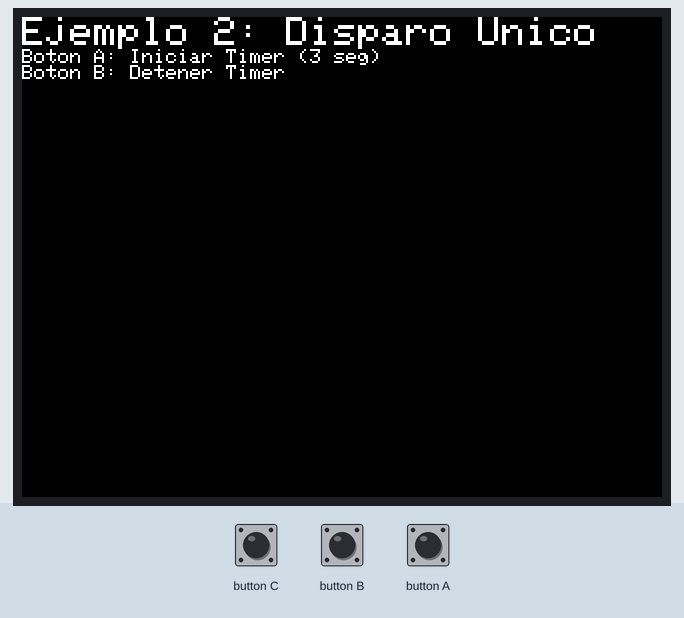
Bench run of a sketch on a simulated ESP32. Parts: 320×240 colour display. The test bench sets the inputs (shaded band). What the sketch prints to the serial monitor is not drawn.

Above: at 1.4 s.
1.5 s: button A pressed for 0.15 s
At 2.1 s:
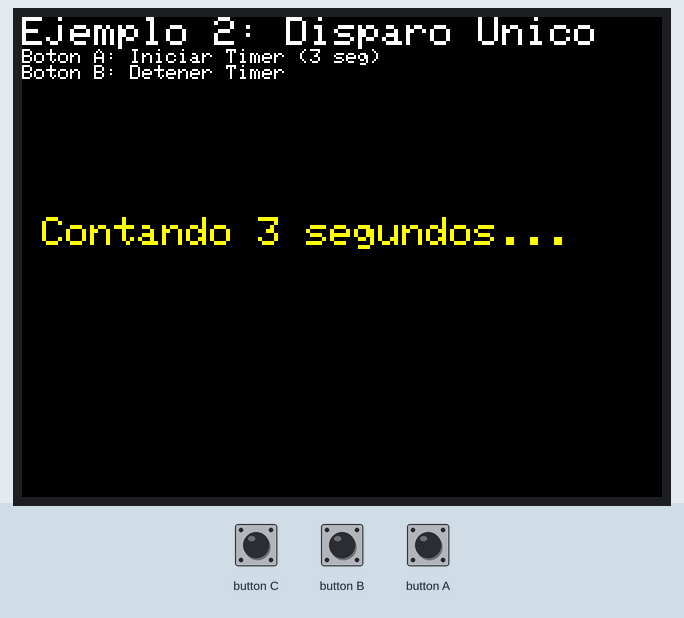
4.6 s: button B pressed for 0.15 s
At 4.61 s:
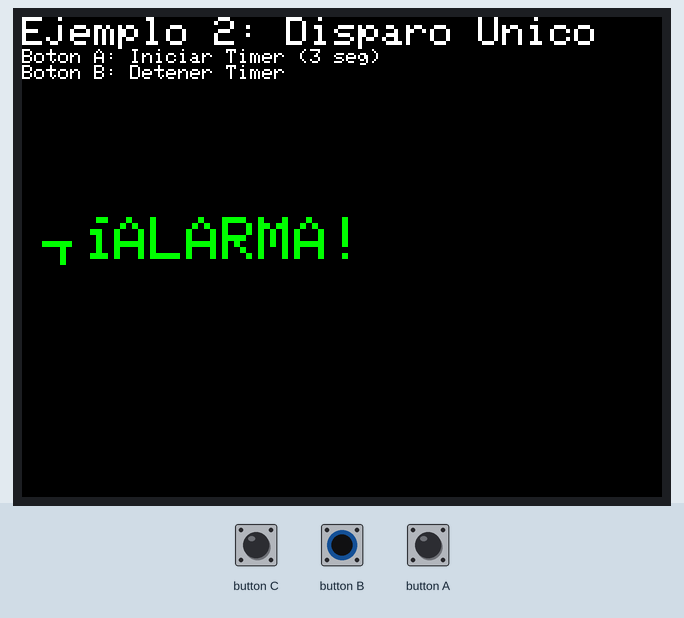
At 5.6 s:
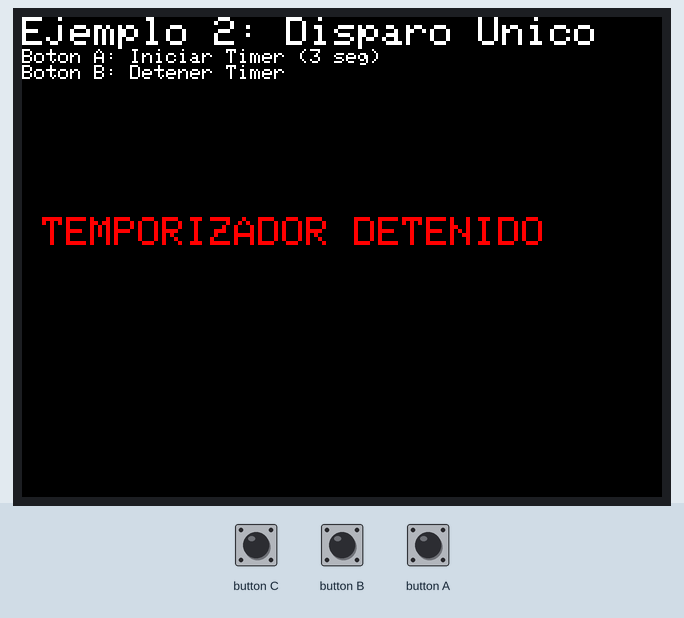
Timing chart, 0 to 7.6 s (numbered marks = the images above; inputs shaded):
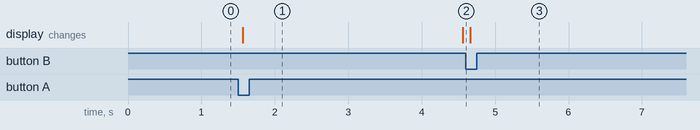

Measured:
- after the input at 1.5 s, the display: changes after 0.06 s (image 1)
- after the input at 4.6 s, the display: changes after 0.06 s (image 3)

The sketch:

02_One_Shot_And_Manual_Control.ino
```cpp
// 2. Temporizador de Disparo Único y Control Manual (para M5Stack)
// Este ejemplo demuestra cómo usar un temporizador que se dispara una sola vez
// y cómo controlarlo manualmente con los botones del M5Stack.

#include <M5Stack.h>

hw_timer_t *timer = NULL;
volatile bool alarmFlag = false;

void IRAM_ATTR onTimer() {
  // La interrupción se ha disparado
  alarmFlag = true;
}

void setup() {
  M5.begin();
  Serial.begin(115200);

  M5.Lcd.fillScreen(BLACK);
  M5.Lcd.setCursor(0, 0);
  M5.Lcd.setTextSize(2);
  M5.Lcd.println("Ejemplo 2: Disparo Unico");
  M5.Lcd.setTextSize(1);
  M5.Lcd.println("Boton A: Iniciar Timer (3 seg)");
  M5.Lcd.println("Boton B: Detener Timer");

  // --- Configuración del Temporizador ---
  // Timer 0, prescaler de 80 (1 tick = 1 µs)
  timer = timerBegin(0, 80, true);

  // Asocia la ISR
  timerAttachInterrupt(timer, &onTimer, true);

  // Establece la alarma para 3 segundos (3,000,000 µs)
  // El último parámetro 'false' significa que NO se reiniciará automáticamente.
  // Es un temporizador de "disparo único" (one-shot).
  timerAlarmWrite(timer, 3000000, false);

  // NO habilitamos la alarma aquí. Lo haremos manualmente.
  // timerAlarmEnable(timer);

  Serial.println("Temporizador configurado para un disparo unico en 3 segundos.");
  Serial.println("Presiona el Boton A para iniciarlo.");
}

void loop() {
  M5.update(); // Lee el estado de los botones

  // --- Control Manual del Temporizador ---

  // Botón A: Inicia el temporizador
  if (M5.BtnA.wasPressed()) {
    // timerStart() comienza la cuenta. Si el temporizador ya estaba corriendo,
    // se reinicia desde el principio.
    timerStart(timer);
    Serial.println("Boton A: Temporizador iniciado!");
    M5.Lcd.fillRect(0, 60, 320, 180, BLACK);
    M5.Lcd.setCursor(10, 100);
    M5.Lcd.setTextColor(YELLOW);
    M5.Lcd.setTextSize(2);
    M5.Lcd.println("Contando 3 segundos...");
    M5.Lcd.setTextColor(WHITE);
  }

  // Botón B: Detiene el temporizador
  if (M5.BtnB.wasPressed()) {
    // timerStop() detiene la cuenta.
    timerStop(timer);
    Serial.println("Boton B: Temporizador detenido!");
    M5.Lcd.fillRect(0, 60, 320, 180, BLACK);
    M5.Lcd.setCursor(10, 100);
    M5.Lcd.setTextColor(RED);
    M5.Lcd.setTextSize(2);
    M5.Lcd.println("TEMPORIZADOR DETENIDO");
    M5.Lcd.setTextColor(WHITE);
  }

  // --- Manejo de la Alarma ---
  if (alarmFlag) {
    alarmFlag = false; // Resetea el flag

    Serial.println("ALARMA! El temporizador ha terminado.");
    M5.Lcd.fillRect(0, 60, 320, 180, BLACK);
    M5.Lcd.setCursor(10, 100);
    M5.Lcd.setTextColor(GREEN);
    M5.Lcd.setTextSize(3);
    M5.Lcd.println("¡ALARMA!");
    M5.Lcd.setTextColor(WHITE);
    // Como auto-reload es 'false', el temporizador no volverá a dispararse
    // hasta que se llame a timerStart() de nuevo.
  }
}
```
